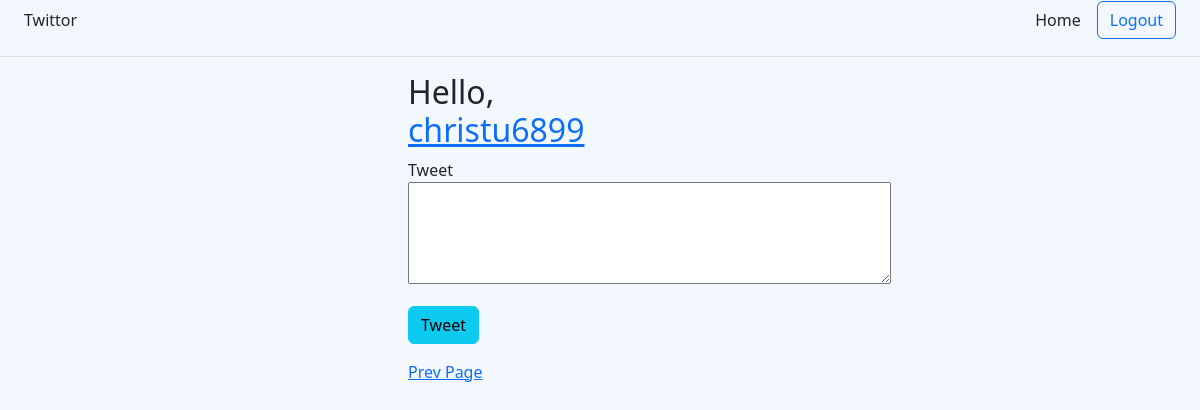
The page /index?page=2 (signed in) on the database as committed earlier.
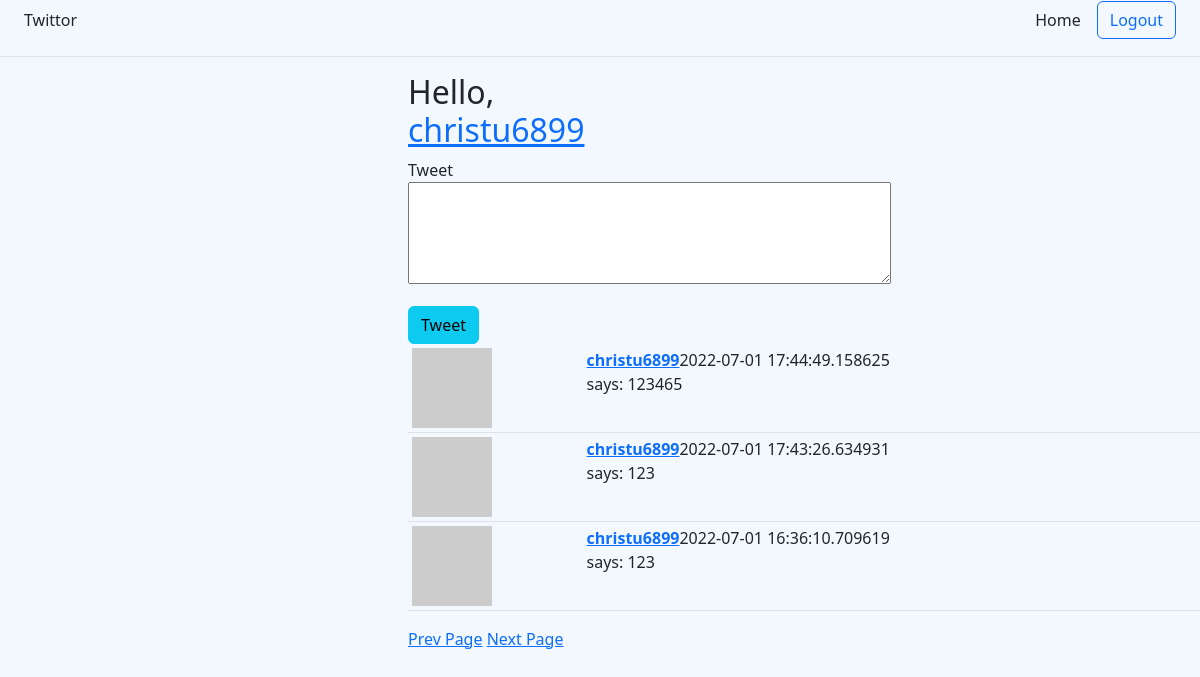
The same page on the database as committed later.
### twittor/models/tweet.py (models this page shows, shortened)
class Tweet(db.Model):
    id = db.Column(db.Integer,primary_key=True)
    body = db.Column(db.String(140))
    create_time = db.Column(db.DateTime, default=datetime.utcnow)
    user_id = db.Column(db.Integer,db.ForeignKey('user.id'))

### twittor/models/user.py (models this page shows, shortened)
class User(UserMixin,db.Model):
    id = db.Column(db.Integer,primary_key=True)
    username = db.Column(db.String(64),unique=True, index=True)
    email = db.Column(db.String(64),unique=True, index=True)
    password_hash = db.Column(db.String(128))
    about_me = db.Column(db.String(140))
    create_time = db.Column(db.DateTime, default=datetime.utcnow)
    tweet = db.relationship('Tweet', backref='author', lazy='dynamic')
    followed = db.relationship(
        'User', secondary=followers,
        primaryjoin=(followers.c.follower_id == id),
        secondaryjoin=(followers.c.followed_id ==id),
        backref=db.backref('followers', lazy='dynamic'), lazy='dynamic'
    )
    def avatar(self, size=80):
        md5_digest = md5(self.email.lower().encode('utf-8')).hexdigest()
        return 'https://www.gravatar.com/avatar/{}?d=identicon&s={}'.format(
            md5_digest,size
        )
    def own_and_followed_tweets(self):
        followed = Tweet.query.join(
            followers, (followers.c.followed_id == Tweet.user_id)).filter(
                followers.c.follower_id == self.id)
        own = Tweet.query.filter_by(user_id=self.id)
        return followed.union(own).order_by(Tweet.create_time.desc())

### twittor/route.py (the view)
@login_required
def index():
    form = TweetForm()
    if form.validate_on_submit():
        tweet = Tweet(body=form.tweet.data,author=current_user)
        db.session.add(tweet)
        db.session.commit()
        return redirect(url_for('index'))
    page_num = int(request.args.get('page') or 1)
    tweets =current_user.own_and_followed_tweets().paginate(
        page=page_num,per_page=current_app.config['TWEET_PER_PAGE'],
        error_out=False)
    next_url = url_for(
        'index',page=tweets.next_num) if tweets.has_next else None
    prev_url = url_for(
        'index',page=tweets.prev_num) if tweets.has_prev else None
    return render_template('index.html',tweets=tweets.items,form=form,next_url=next_url,prev_url=prev_url)

### twittor/forms.py
class TweetForm(FlaskForm):
    tweet = TextAreaField('Tweet',validators=[DataRequired(),Length(min=0,max=140)])
    submit = SubmitField('Tweet')

### twittor/models/user.py (called while the page is built)
@login_manager.user_loader
def load_user(id):
    return User.query.get(int(id))

### twittor/templates/index.html (shortened to what this page needs)
{% extends "base.html" %}
{% block content %}
<div class="row">
    <div class="col-lg-4"></div>
    <div class="col-lg-2">
        <h2>Hello, <a href="/{{ current_user.username }}">{{current_user.username}}</a></h2>
        <form action="" method="post">
            <p>
                {{ form.tweet.label }} <br>
                {{ form.tweet(cols=50, rows=4) }} <br>
            </p>
            <button class="btn btn-info" type="submit">Tweet</button>
        </form>
    </div>
</div>
<div class="row">
    <div class="col-lg-4"></div>
    <div class="col-lg-8">
        {% include '_tweets.html' %}
        {% if prev_url %}
        <a href="{{ prev_url }}">Prev Page</a>
        {% endif %}
        {% if next_url %}
        <a href="{{ next_url }}">Next Page</a>
        {% endif %}
    </div>
</div>
{% endblock%}

### twittor/templates/_tweets.html
<table class="table table-hover table-sm">
    {% for tweet in tweets %}
    <tr valign="top">
        <td><img src="{{ tweet.author.avatar(48) }}" alt=""></td>
        <td>
            <a href="/{{tweet.author.username}}"><b>{{tweet.author.username}}</b></a>{{tweet.create_time}}<br>
            says: {{tweet.body}}
        </td>
    </tr>
    {% endfor %}
</table>

Rows that differ between the two databases and show on the page:
added Tweet: author.username "christu6899", create_time "2022-07-01 17:44:49.158625", body "123465"
added Tweet: author.username "christu6899", create_time "2022-07-01 17:43:26.634931", body "123"
now on this page (row unchanged): Tweet: author.username "christu6899", create_time "2022-07-01 16:36:10.709619", body "123"
Other text that changed with them:
text now shown: "Next Page"
